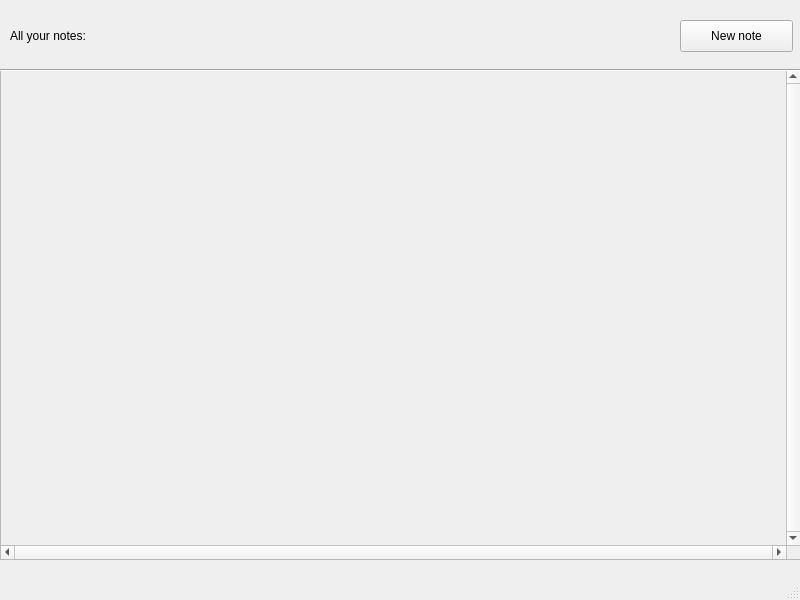
<?xml version="1.0" encoding="UTF-8"?>
<ui version="4.0">
 <class>MainWindow</class>
 <widget class="QMainWindow" name="MainWindow">
  <property name="geometry">
   <rect>
    <x>0</x>
    <y>0</y>
    <width>800</width>
    <height>600</height>
   </rect>
  </property>
  <property name="windowTitle">
   <string>Приложение для ведения конспектов и последующего автоматического перехода записей в карточки для заучивания материала</string>
  </property>
  <widget class="QWidget" name="centralwidget">
   <widget class="QScrollArea" name="scrollArea">
    <property name="geometry">
     <rect>
      <x>0</x>
      <y>69</y>
      <width>801</width>
      <height>491</height>
     </rect>
    </property>
    <property name="verticalScrollBarPolicy">
     <enum>Qt::ScrollBarAlwaysOn</enum>
    </property>
    <property name="horizontalScrollBarPolicy">
     <enum>Qt::ScrollBarAlwaysOn</enum>
    </property>
    <property name="sizeAdjustPolicy">
     <enum>QAbstractScrollArea::AdjustToContents</enum>
    </property>
    <property name="widgetResizable">
     <bool>true</bool>
    </property>
    <widget class="QWidget" name="scrollAreaWidgetContents">
     <property name="geometry">
      <rect>
       <x>0</x>
       <y>0</y>
       <width>783</width>
       <height>473</height>
      </rect>
     </property>
    </widget>
   </widget>
   <widget class="QPushButton" name="newNotePushButton">
    <property name="geometry">
     <rect>
      <x>680</x>
      <y>20</y>
      <width>113</width>
      <height>32</height>
     </rect>
    </property>
    <property name="text">
     <string>New note</string>
    </property>
   </widget>
   <widget class="QLabel" name="label">
    <property name="geometry">
     <rect>
      <x>10</x>
      <y>10</y>
      <width>371</width>
      <height>51</height>
     </rect>
    </property>
    <property name="styleSheet">
     <string notr="true">font: 24pt &quot;.AppleSystemUIFont&quot;;</string>
    </property>
    <property name="text">
     <string>All your notes:</string>
    </property>
   </widget>
   <widget class="Line" name="line">
    <property name="geometry">
     <rect>
      <x>0</x>
      <y>60</y>
      <width>801</width>
      <height>20</height>
     </rect>
    </property>
    <property name="orientation">
     <enum>Qt::Horizontal</enum>
    </property>
   </widget>
  </widget>
  <widget class="QMenuBar" name="menubar">
   <property name="geometry">
    <rect>
     <x>0</x>
     <y>0</y>
     <width>800</width>
     <height>24</height>
    </rect>
   </property>
  </widget>
  <widget class="QStatusBar" name="statusbar"/>
 </widget>
 <resources/>
 <connections/>
</ui>
